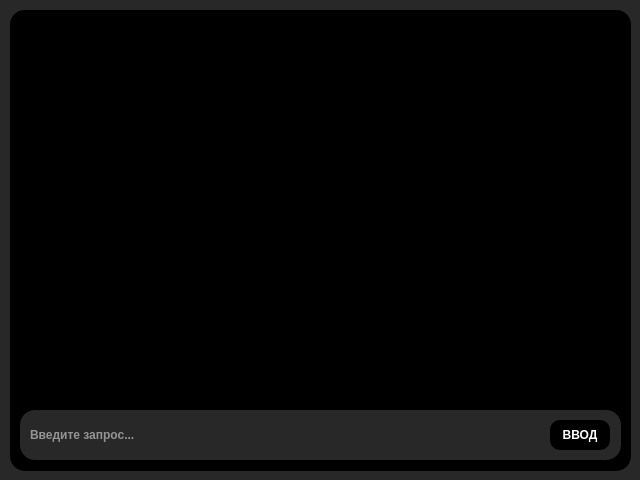
<?xml version="1.0" encoding="UTF-8"?>
<ui version="4.0">
 <class>MainWindow</class>
 <widget class="QMainWindow" name="MainWindow">
  <property name="geometry">
   <rect>
    <x>0</x>
    <y>0</y>
    <width>640</width>
    <height>480</height>
   </rect>
  </property>
  <property name="windowTitle">
   <string>MainWindow</string>
  </property>
  <property name="styleSheet">
   <string notr="true">background-color: rgb(40,40,40);</string>
  </property>
  <widget class="QWidget" name="centralwidget">
   <widget class="QPushButton" name="pushButton">
    <property name="geometry">
     <rect>
      <x>505</x>
      <y>410</y>
      <width>50</width>
      <height>50</height>
     </rect>
    </property>
    <property name="palette">
     <palette>
      <active>
       <colorrole role="WindowText">
        <brush brushstyle="SolidPattern">
         <color alpha="255">
          <red>255</red>
          <green>255</green>
          <blue>255</blue>
         </color>
        </brush>
       </colorrole>
       <colorrole role="Button">
        <brush brushstyle="LinearGradientPattern">
         <gradient startx="0.000000000000000" starty="0.000000000000000" endx="1.000000000000000" endy="0.000000000000000" type="LinearGradient" spread="PadSpread" coordinatemode="ObjectBoundingMode">
          <gradientstop position="0.000000000000000">
           <color alpha="0">
            <red>0</red>
            <green>0</green>
            <blue>0</blue>
           </color>
          </gradientstop>
          <gradientstop position="1.000000000000000">
           <color alpha="0">
            <red>255</red>
            <green>255</green>
            <blue>255</blue>
           </color>
          </gradientstop>
         </gradient>
        </brush>
       </colorrole>
       <colorrole role="Text">
        <brush brushstyle="SolidPattern">
         <color alpha="255">
          <red>255</red>
          <green>255</green>
          <blue>255</blue>
         </color>
        </brush>
       </colorrole>
       <colorrole role="ButtonText">
        <brush brushstyle="SolidPattern">
         <color alpha="255">
          <red>255</red>
          <green>255</green>
          <blue>255</blue>
         </color>
        </brush>
       </colorrole>
       <colorrole role="Base">
        <brush brushstyle="LinearGradientPattern">
         <gradient startx="0.000000000000000" starty="0.000000000000000" endx="1.000000000000000" endy="0.000000000000000" type="LinearGradient" spread="PadSpread" coordinatemode="ObjectBoundingMode">
          <gradientstop position="0.000000000000000">
           <color alpha="0">
            <red>0</red>
            <green>0</green>
            <blue>0</blue>
           </color>
          </gradientstop>
          <gradientstop position="1.000000000000000">
           <color alpha="0">
            <red>255</red>
            <green>255</green>
            <blue>255</blue>
           </color>
          </gradientstop>
         </gradient>
        </brush>
       </colorrole>
       <colorrole role="Window">
        <brush brushstyle="LinearGradientPattern">
         <gradient startx="0.000000000000000" starty="0.000000000000000" endx="1.000000000000000" endy="0.000000000000000" type="LinearGradient" spread="PadSpread" coordinatemode="ObjectBoundingMode">
          <gradientstop position="0.000000000000000">
           <color alpha="0">
            <red>0</red>
            <green>0</green>
            <blue>0</blue>
           </color>
          </gradientstop>
          <gradientstop position="1.000000000000000">
           <color alpha="0">
            <red>255</red>
            <green>255</green>
            <blue>255</blue>
           </color>
          </gradientstop>
         </gradient>
        </brush>
       </colorrole>
      </active>
      <inactive>
       <colorrole role="WindowText">
        <brush brushstyle="SolidPattern">
         <color alpha="255">
          <red>255</red>
          <green>255</green>
          <blue>255</blue>
         </color>
        </brush>
       </colorrole>
       <colorrole role="Button">
        <brush brushstyle="LinearGradientPattern">
         <gradient startx="0.000000000000000" starty="0.000000000000000" endx="1.000000000000000" endy="0.000000000000000" type="LinearGradient" spread="PadSpread" coordinatemode="ObjectBoundingMode">
          <gradientstop position="0.000000000000000">
           <color alpha="0">
            <red>0</red>
            <green>0</green>
            <blue>0</blue>
           </color>
          </gradientstop>
          <gradientstop position="1.000000000000000">
           <color alpha="0">
            <red>255</red>
            <green>255</green>
            <blue>255</blue>
           </color>
          </gradientstop>
         </gradient>
        </brush>
       </colorrole>
       <colorrole role="Text">
        <brush brushstyle="SolidPattern">
         <color alpha="255">
          <red>255</red>
          <green>255</green>
          <blue>255</blue>
         </color>
        </brush>
       </colorrole>
       <colorrole role="ButtonText">
        <brush brushstyle="SolidPattern">
         <color alpha="255">
          <red>255</red>
          <green>255</green>
          <blue>255</blue>
         </color>
        </brush>
       </colorrole>
       <colorrole role="Base">
        <brush brushstyle="LinearGradientPattern">
         <gradient startx="0.000000000000000" starty="0.000000000000000" endx="1.000000000000000" endy="0.000000000000000" type="LinearGradient" spread="PadSpread" coordinatemode="ObjectBoundingMode">
          <gradientstop position="0.000000000000000">
           <color alpha="0">
            <red>0</red>
            <green>0</green>
            <blue>0</blue>
           </color>
          </gradientstop>
          <gradientstop position="1.000000000000000">
           <color alpha="0">
            <red>255</red>
            <green>255</green>
            <blue>255</blue>
           </color>
          </gradientstop>
         </gradient>
        </brush>
       </colorrole>
       <colorrole role="Window">
        <brush brushstyle="LinearGradientPattern">
         <gradient startx="0.000000000000000" starty="0.000000000000000" endx="1.000000000000000" endy="0.000000000000000" type="LinearGradient" spread="PadSpread" coordinatemode="ObjectBoundingMode">
          <gradientstop position="0.000000000000000">
           <color alpha="0">
            <red>0</red>
            <green>0</green>
            <blue>0</blue>
           </color>
          </gradientstop>
          <gradientstop position="1.000000000000000">
           <color alpha="0">
            <red>255</red>
            <green>255</green>
            <blue>255</blue>
           </color>
          </gradientstop>
         </gradient>
        </brush>
       </colorrole>
      </inactive>
      <disabled>
       <colorrole role="WindowText">
        <brush brushstyle="SolidPattern">
         <color alpha="255">
          <red>255</red>
          <green>255</green>
          <blue>255</blue>
         </color>
        </brush>
       </colorrole>
       <colorrole role="Button">
        <brush brushstyle="LinearGradientPattern">
         <gradient startx="0.000000000000000" starty="0.000000000000000" endx="1.000000000000000" endy="0.000000000000000" type="LinearGradient" spread="PadSpread" coordinatemode="ObjectBoundingMode">
          <gradientstop position="0.000000000000000">
           <color alpha="0">
            <red>0</red>
            <green>0</green>
            <blue>0</blue>
           </color>
          </gradientstop>
          <gradientstop position="1.000000000000000">
           <color alpha="0">
            <red>255</red>
            <green>255</green>
            <blue>255</blue>
           </color>
          </gradientstop>
         </gradient>
        </brush>
       </colorrole>
       <colorrole role="Text">
        <brush brushstyle="SolidPattern">
         <color alpha="255">
          <red>255</red>
          <green>255</green>
          <blue>255</blue>
         </color>
        </brush>
       </colorrole>
       <colorrole role="ButtonText">
        <brush brushstyle="SolidPattern">
         <color alpha="255">
          <red>255</red>
          <green>255</green>
          <blue>255</blue>
         </color>
        </brush>
       </colorrole>
       <colorrole role="Base">
        <brush brushstyle="LinearGradientPattern">
         <gradient startx="0.000000000000000" starty="0.000000000000000" endx="1.000000000000000" endy="0.000000000000000" type="LinearGradient" spread="PadSpread" coordinatemode="ObjectBoundingMode">
          <gradientstop position="0.000000000000000">
           <color alpha="0">
            <red>0</red>
            <green>0</green>
            <blue>0</blue>
           </color>
          </gradientstop>
          <gradientstop position="1.000000000000000">
           <color alpha="0">
            <red>255</red>
            <green>255</green>
            <blue>255</blue>
           </color>
          </gradientstop>
         </gradient>
        </brush>
       </colorrole>
       <colorrole role="Window">
        <brush brushstyle="LinearGradientPattern">
         <gradient startx="0.000000000000000" starty="0.000000000000000" endx="1.000000000000000" endy="0.000000000000000" type="LinearGradient" spread="PadSpread" coordinatemode="ObjectBoundingMode">
          <gradientstop position="0.000000000000000">
           <color alpha="0">
            <red>0</red>
            <green>0</green>
            <blue>0</blue>
           </color>
          </gradientstop>
          <gradientstop position="1.000000000000000">
           <color alpha="0">
            <red>255</red>
            <green>255</green>
            <blue>255</blue>
           </color>
          </gradientstop>
         </gradient>
        </brush>
       </colorrole>
      </disabled>
     </palette>
    </property>
    <property name="font">
     <font>
      <family>System</family>
      <weight>75</weight>
      <bold>true</bold>
     </font>
    </property>
    <property name="styleSheet">
     <string notr="true">border-radius:15px;
background-color: qlineargradient(spread:pad, x1:0, y1:0, x2:1, y2:0, stop:0 rgba(0, 0, 0, 0), stop:1 rgba(255, 255, 255, 0));
color:white;
</string>
    </property>
    <property name="text">
     <string/>
    </property>
    <property name="iconSize">
     <size>
      <width>24</width>
      <height>24</height>
     </size>
    </property>
    <property name="checkable">
     <bool>true</bool>
    </property>
   </widget>
   <widget class="QTextBrowser" name="textBrowser">
    <property name="geometry">
     <rect>
      <x>10</x>
      <y>10</y>
      <width>621</width>
      <height>391</height>
     </rect>
    </property>
    <property name="font">
     <font>
      <family>System</family>
      <pointsize>12</pointsize>
      <weight>75</weight>
      <bold>true</bold>
     </font>
    </property>
    <property name="focusPolicy">
     <enum>Qt::ClickFocus</enum>
    </property>
    <property name="contextMenuPolicy">
     <enum>Qt::NoContextMenu</enum>
    </property>
    <property name="styleSheet">
     <string notr="true">border-radius:15px;
padding:5px;
background-color: rgb(0,0,0);
color:white;
padding-left: 15px;
writing-mode: vertical-lr;</string>
    </property>
    <property name="horizontalScrollBarPolicy">
     <enum>Qt::ScrollBarAsNeeded</enum>
    </property>
    <property name="sizeAdjustPolicy">
     <enum>QAbstractScrollArea::AdjustIgnored</enum>
    </property>
   </widget>
   <widget class="QLineEdit" name="lineEdit">
    <property name="geometry">
     <rect>
      <x>20</x>
      <y>410</y>
      <width>471</width>
      <height>50</height>
     </rect>
    </property>
    <property name="font">
     <font>
      <family>System</family>
      <weight>75</weight>
      <bold>true</bold>
     </font>
    </property>
    <property name="styleSheet">
     <string notr="true">border-radius:15px;
padding:8px;
background-color: rgb(40,40,40);
color:white;
</string>
    </property>
    <property name="text">
     <string/>
    </property>
    <property name="frame">
     <bool>true</bool>
    </property>
    <property name="alignment">
     <set>Qt::AlignLeading|Qt::AlignLeft|Qt::AlignVCenter</set>
    </property>
    <property name="dragEnabled">
     <bool>false</bool>
    </property>
    <property name="placeholderText">
     <string>Введите запрос...</string>
    </property>
   </widget>
   <widget class="QLabel" name="label_2">
    <property name="geometry">
     <rect>
      <x>10</x>
      <y>10</y>
      <width>621</width>
      <height>461</height>
     </rect>
    </property>
    <property name="styleSheet">
     <string notr="true">border-radius:15px;
padding:5px;
background-color: rgb(0,0,0);
color:white;
</string>
    </property>
    <property name="text">
     <string>TextLabel</string>
    </property>
   </widget>
   <widget class="QPushButton" name="pushButton_3">
    <property name="geometry">
     <rect>
      <x>550</x>
      <y>420</y>
      <width>60</width>
      <height>30</height>
     </rect>
    </property>
    <property name="font">
     <font>
      <family>System</family>
      <weight>75</weight>
      <bold>true</bold>
     </font>
    </property>
    <property name="styleSheet">
     <string notr="true">border-radius:10px;
padding:5px;
background-color: rgb(0,0,0);
color:white;
</string>
    </property>
    <property name="text">
     <string>ВВОД</string>
    </property>
   </widget>
   <widget class="QLabel" name="label">
    <property name="geometry">
     <rect>
      <x>130</x>
      <y>410</y>
      <width>491</width>
      <height>50</height>
     </rect>
    </property>
    <property name="styleSheet">
     <string notr="true">border-radius:15px;
padding:8px;
background-color: rgb(40,40,40);
color:white;
</string>
    </property>
    <property name="text">
     <string>TextLabel</string>
    </property>
   </widget>
   <zorder>label_2</zorder>
   <zorder>label</zorder>
   <zorder>textBrowser</zorder>
   <zorder>lineEdit</zorder>
   <zorder>pushButton_3</zorder>
   <zorder>pushButton</zorder>
  </widget>
 </widget>
 <resources/>
 <connections/>
</ui>
